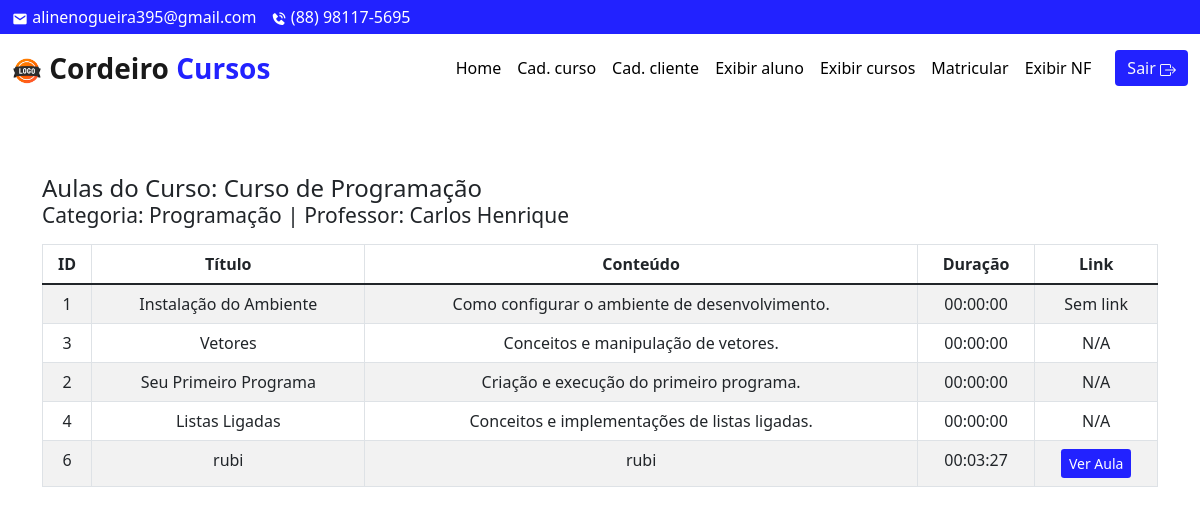
The app's page /adm/exibir_aulas.php?id=1 (signed in) with its own data.
### tables this page shows
CREATE TABLE `curso` (
  `id` int(11) NOT NULL,
  `id_prof` int(11) NOT NULL,
  `titulo` varchar(150) NOT NULL,
  `descricao` text DEFAULT NULL,
  `data_criacao` datetime DEFAULT current_timestamp(),
  `categoria` varchar(100) NOT NULL,
  `imagem_capa` varchar(255) DEFAULT NULL,
  `valor` decimal(10,2) NOT NULL DEFAULT 0.00
);

CREATE TABLE `aula` (
  `id` int(11) NOT NULL,
  `id_modulo` int(11) NOT NULL,
  `titulo` varchar(150) NOT NULL,
  `conteudo` text DEFAULT NULL,
  `ordem` int(11) DEFAULT NULL,
  `drive_link` varchar(255) DEFAULT NULL,
  `duracao` time NOT NULL DEFAULT '00:00:00'
);

### adm/exibir_aulas.php (the view, shortened to what this page needs)
<?php
require '../dbcon.php';
$modulo_id = $_GET['id'];
$queryModulo = "SELECT id_curso FROM modulo WHERE id = ?";
$stmtModulo = $mysqli->prepare($queryModulo);
$stmtModulo->bind_param("i", $modulo_id);
$stmtModulo->execute();
$resultModulo = $stmtModulo->get_result();
$modulo = $resultModulo->fetch_assoc();
$curso_id = $modulo['id_curso'];
$queryAulas = "
    SELECT
        a.id AS aula_id,
        a.titulo AS aula_titulo,
        a.conteudo AS aula_descricao,
        a.duracao AS aula_duracao,
        a.drive_link AS drive_link,
        c.titulo AS curso_titulo,
        c.categoria AS curso_categoria,
        CONCAT(p.nome, ' ', p.sobrenome) AS professor_nome
    FROM aula a
    JOIN modulo m ON a.id_modulo = m.id
    JOIN curso c ON m.id_curso = c.id
    JOIN professor p ON c.id_prof = p.id
    WHERE c.id = ?
    ORDER BY a.ordem ASC
";
$stmtAulas = $mysqli->prepare($queryAulas);
$stmtAulas->bind_param("i", $curso_id);
$stmtAulas->execute();
$resultAulas = $stmtAulas->get_result();
?>
<!doctype html>
<html lang="pt-BR">
<head>
  <link href="https://cdn.jsdelivr.net/npm/bootstrap@5.1.3/dist/css/bootstrap.min.css" rel="stylesheet">
</head>
<body>
  <?php include './includes/navbar_modal.php'; ?>
  <br><br>
  <div class="container mt-4">
    <?php if ($resultAulas->num_rows > 0):
            $primeiraAula = $resultAulas->fetch_assoc();
    ?>
      <h4 class="mb-3">
        Aulas do Curso: <?= htmlspecialchars($primeiraAula['curso_titulo']); ?> <br>
        <small>Categoria: <?= htmlspecialchars($primeiraAula['curso_categoria']); ?> | Professor: <?= htmlspecialchars($primeiraAula['professor_nome']); ?></small>
      </h4>
      <table class="table table-bordered table-striped text-center">
        <thead>
          <tr>
            <th>ID</th>
            <th>Título</th>
            <th>Conteúdo</th>
            <th>Duração</th>
            <th>Link</th>
          </tr>
        </thead>
        <tbody>
          <tr>
            <td><?= htmlspecialchars($primeiraAula['aula_id']); ?></td>
            <td><?= htmlspecialchars($primeiraAula['aula_titulo']); ?></td>
            <td><?= htmlspecialchars($primeiraAula['aula_descricao']); ?></td>
            <td><?= htmlspecialchars($primeiraAula['aula_duracao']); ?></td>
            <td>
              <?php if (!empty($primeiraAula['drive_link'])): ?>
                <a href="<?= htmlspecialchars($primeiraAula['drive_link']); ?>" target="_blank">Visualizar</a>
              <?php else: ?>
                Sem link
              <?php endif; ?>
            </td>
          </tr>
          <?php while ($aula = $resultAulas->fetch_assoc()): ?>
            <tr>
              <td><?= htmlspecialchars($aula['aula_id']); ?></td>
              <td><?= htmlspecialchars($aula['aula_titulo']); ?></td>
              <td><?= htmlspecialchars($aula['aula_descricao']); ?></td>
              <td><?= htmlspecialchars($aula['aula_duracao']); ?></td>
              <td>
                <?php if (!empty($aula['drive_link'])): ?>
                  <button class="btn btn-primary btn-sm" data-bs-toggle="modal" data-bs-target="#videoModal"
                          data-title="<?= htmlspecialchars($aula['aula_titulo'], ENT_QUOTES, 'UTF-8'); ?>"
                          data-link="<?= htmlspecialchars($aula['drive_link'], ENT_QUOTES, 'UTF-8'); ?>">
                      Ver Aula
                  </button>
                <?php else: ?>
                  N/A
                <?php endif; ?>
              </td>
            </tr>
          <?php endwhile; ?>
        </tbody>
      </table>
    <?php else: ?>
      <h4>Nenhuma aula encontrada para este curso.</h4>
    <?php endif; ?>
  </div>
</body>
</html>

### adm/includes/navbar_modal.php (style rules this page uses)
.btn-primary { background-color: #2222ff; border: none; }

### records on screen
curso: titulo "Curso de Programação", categoria "Programação"
aula: id "1", titulo "Instalação do Ambiente", conteudo "Como configurar o ambiente de desenvolvimento.", duracao "00:00:00"
aula: id "3", titulo "Vetores", conteudo "Conceitos e manipulação de vetores.", duracao "00:00:00", shows "N/A"
aula: id "2", titulo "Seu Primeiro Programa", conteudo "Criação e execução do primeiro programa.", duracao "00:00:00", shows "N/A"
aula: id "4", titulo "Listas Ligadas", conteudo "Conceitos e implementações de listas ligadas.", duracao "00:00:00", shows "N/A"
aula: id "6", titulo "rubi", conteudo "rubi", duracao "00:03:27"

### other values on screen
$CompanyEmailAddress "alinenogueira395@gmail.com"
$CompanyTelephone "(88) 98117-5695"
$PrimeiraParte "Cordeiro"
$UltimaPalavra "Cursos"
$primeiraAula['professor_nome'] "Carlos Henrique"
